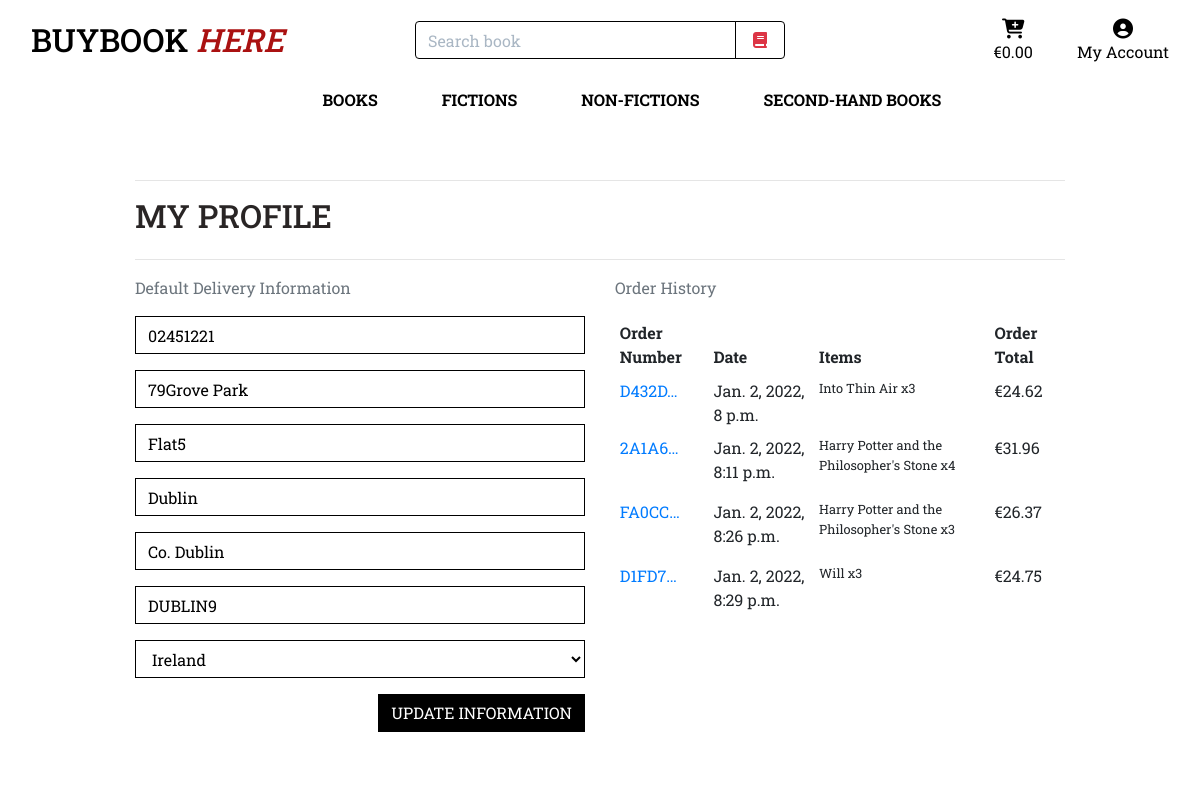
Before: /profile/ (signed in) with the older database file.
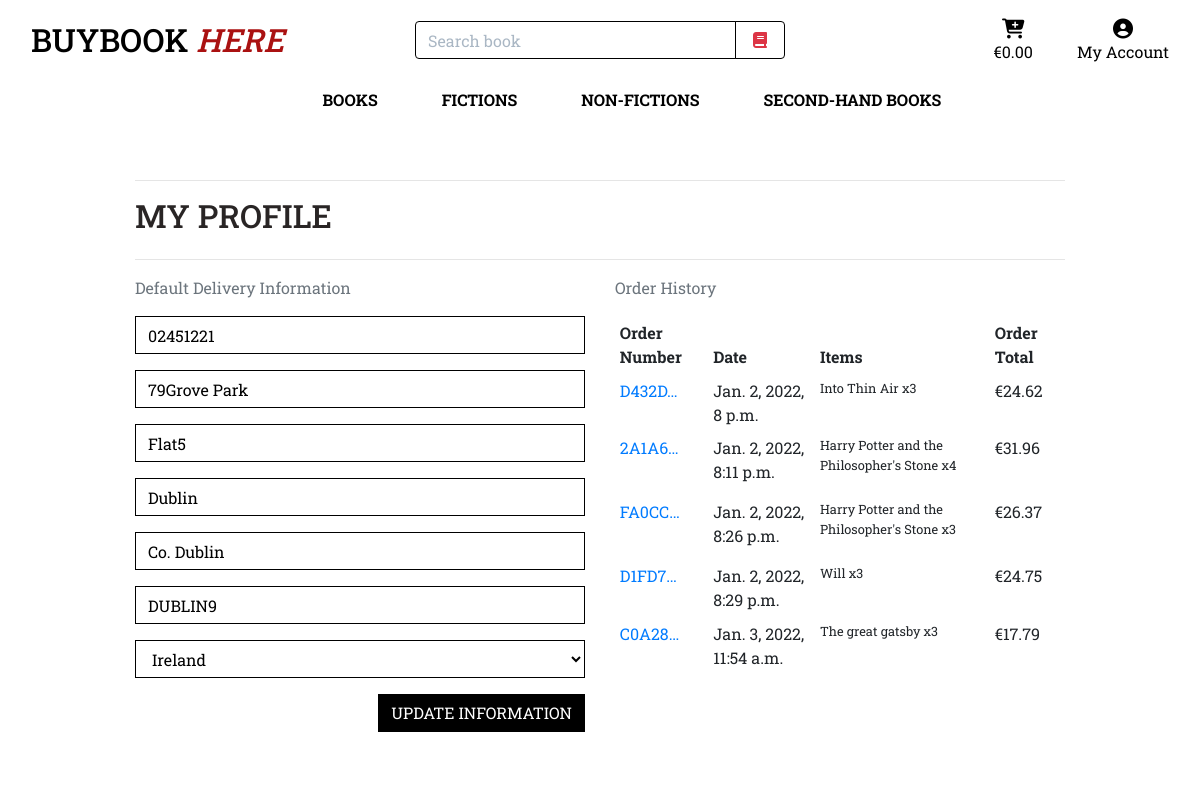
After: the same page with the newer database file.
### checkout/models.py (models this page shows, shortened)
class Order(models.Model):
    order_number = models.CharField(max_length=32, null=False, editable=False)
    user_profile = models.ForeignKey(UserProfile, on_delete=models.SET_NULL,
                                     null=True, blank=True, related_name='orders')
    full_name = models.CharField(max_length=50, null=False, blank=False)
    email = models.EmailField(max_length=254, null=False, blank=False)
    phone_number = models.CharField(max_length=20, null=False, blank=False)
    country = CountryField(blank_label='Country *', null=False, blank=False)
    postcode = models.CharField(max_length=20, null=True, blank=True)
    town_or_city = models.CharField(max_length=40, null=False, blank=False)
    street_address1 = models.CharField(max_length=80, null=False, blank=False)
    street_address2 = models.CharField(max_length=80, null=True, blank=True)
    county = models.CharField(max_length=80, null=True, blank=True)
    date = models.DateTimeField(auto_now_add=True)
    delivery_cost = models.DecimalField(max_digits=6, decimal_places=2, null=False, default=0)
    order_total = models.DecimalField(max_digits=10, decimal_places=2, null=False, default=0)
    grand_total = models.DecimalField(max_digits=10, decimal_places=2, null=False, default=0)
    original_bag = models.TextField(null=False, blank=False, default='')
    stripe_pid = models.CharField(max_length=254, null=False, blank=False, default='')

class OrderLineItem(models.Model):
    order = models.ForeignKey(Order, null=False, blank=False, on_delete=models.CASCADE, related_name='lineitems')
    book = models.ForeignKey(Book, null=False, blank=False, on_delete=models.CASCADE)
    quantity = models.IntegerField(null=False, blank=False, default=0)
    lineitem_total = models.DecimalField(max_digits=6, decimal_places=2, null=False, blank=False, editable=False)

### books/models.py (models this page shows, shortened)
class Book(models.Model):
    category = models.ForeignKey('Category', null=True, blank=True, on_delete=models.SET_NULL)
    code = models.CharField(max_length=254, null=True, blank=True)
    title = models.CharField(max_length=254)
    author = models.CharField(max_length=254, null=True, blank=True)
    description = models.TextField()
    price = models.DecimalField(max_digits=6, decimal_places=2)
    rating = models.DecimalField(max_digits=6, decimal_places=2, null=True, blank=True)
    image_url = models.URLField(max_length=1024, null=True, blank=True)
    image = models.ImageField(null=True, blank=True)

### profiles/views.py (the view)
# urls.py: path('profile/', include('profiles.urls')),
@login_required
def profile(request):
    profile = get_object_or_404(UserProfile, user=request.user)
    if request.method == 'POST':
        form = UserProfileForm(request.POST, instance=profile)
        if form.is_valid():
            form.save()
            messages.success(request, 'Profile updated successfully')
        else:
            messages.error(request, 'Update failed. Please ensure the form is valid.')
    else:
        form = UserProfileForm(instance=profile)
    orders = profile.orders.all()
    template = 'profiles/profile.html'
    context = {
        'form': form,
        'orders': orders,
        'on_profile_page': True
    }
    return render(request, template, context)

### profiles/forms.py
class UserProfileForm(forms.ModelForm):
    class Meta:
        model = UserProfile
        exclude = ('user',)
    def __init__(self, *args, **kwargs):
        super().__init__(*args, **kwargs)
        placeholders = {
            'default_phone_number': 'Phone Number',
            'default_postcode': 'Postal Code',
            'default_town_or_city': 'Town or City',
            'default_street_address1': 'Street Address 1',
            'default_street_address2': 'Street Address 2',
            'default_county': 'County, State or Locality',
        }
        self.fields['default_phone_number'].widget.attrs['autofocus'] = True
        for field in self.fields:
            if field != 'default_country':
                if self.fields[field].required:
                    placeholder = f'{placeholders[field]} *'
                else:
                    placeholder = placeholders[field]
                self.fields[field].widget.attrs['placeholder'] = placeholder
            self.fields[field].widget.attrs['class'] = 'border-black rounded-0 profile-form-input'
            self.fields[field].label = False

### profiles/templates/profiles/profile.html (shortened to what this page needs)
{% extends "base.html" %}
{% load static %}
{% block extra_css %}
    <link rel="stylesheet" href="{% static 'profiles/css/profile.css' %}">
{% endblock %}
{% block page_header %}
    <div class="container header-container">
    </div>
{% endblock %}
{% block content %}
    <div class="overlay"></div>
    <div class="container">
        <div class="row">
            <div class="col">
                <hr>
                <h2 class="logo-font mb-4">My Profile</h2>
                <hr>
            </div>
        </div>
        <div class="row">
            <div class="col-12 col-lg-6">
                <p class="text-muted">Default Delivery Information</p>
                <form class="mt-3" action="{% url 'profile' %}" method="POST" id="profile-update-form">
                    {{ form|crispy }}
                    <button class="btn btn-black rounded-0 text-uppercase float-right">Update Information</button>
                </form>
            </div>
            <div class="col-12 col-lg-6">
                <p class="text-muted">Order History</p>
                <div class="order-history table-responsive">
                    <table class="table table-sm table-borderless">
                        <thead>
                            <tr>
                                <th>Order Number</th>
                                <th>Date</th>
                                <th>Items</th>
                                <th>Order Total</th>
                            </tr>
                        </thead>
                        <tbody>
                            {% for order in orders %}
                                <tr>
                                    <td>
                                        <a href="{% url 'order_history' order.order_number %}"
                                        title="{{ order.order_number }}">
                                            {{ order.order_number|truncatechars:6 }}
                                        </a>
                                    </td>
                                    <td>{{ order.date }}</td>
                                    <td>
                                        <ul class="list-unstyled">
                                            {% for item in order.lineitems.all %}
                                                <li class="small">
                                                   {{ item.book.title }} x{{ item.quantity }}
                                                </li>
                                            {% endfor %}
                                        </ul>
                                    </td>
                                    <td>€{{ order.grand_total }}</td>
                                </tr>
                            {% endfor %}
                        </tbody>
                    </table>
                </div>
            </div>
        </div>
{% endblock %}

Changed rows visible on the page:
added Order: order_number "C0A28…", date "Jan. 3, 2022, 11:54 a.m.", grand_total "17.79"
added OrderLineItem: book "The great gatsby", quantity "3", shown under "C0A28…"
